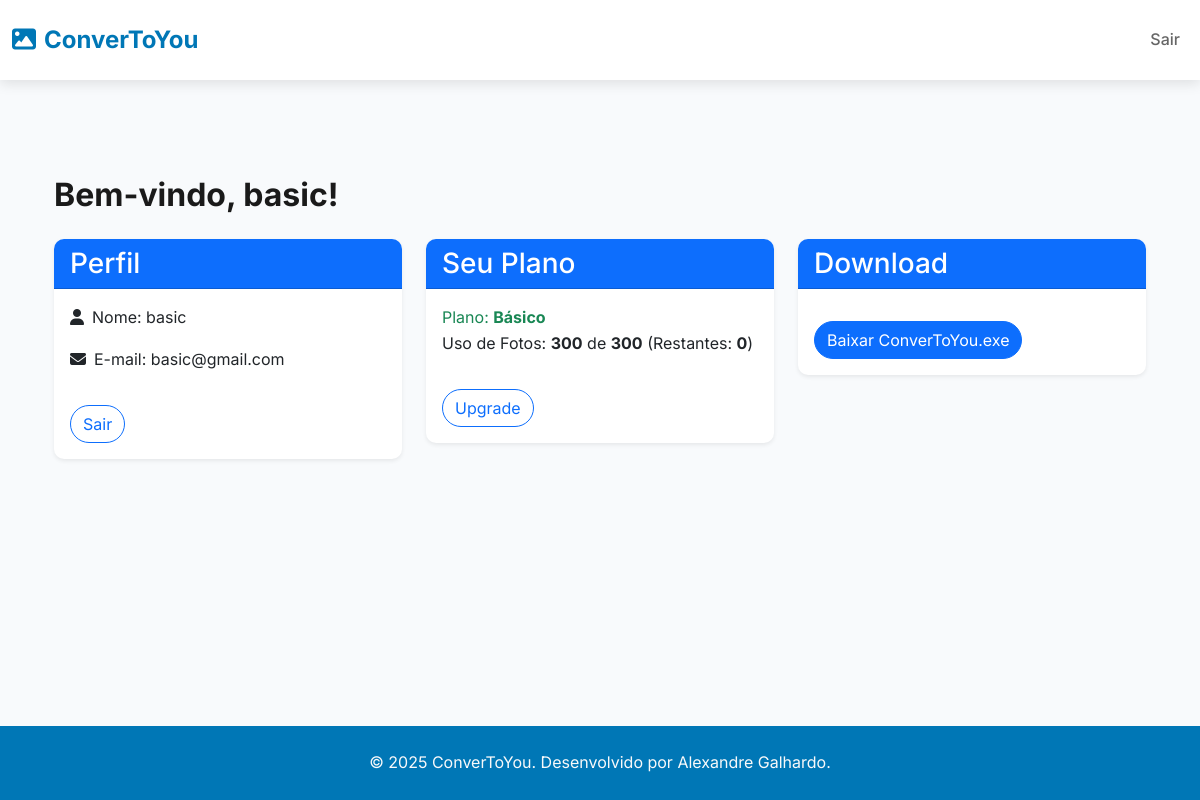
The app's page /dashboard (signed in) with its own data.
### tables this page shows
CREATE TABLE users (
            email TEXT PRIMARY KEY,
            name TEXT NOT NULL,
            password_hash TEXT NOT NULL,
            created_at TEXT NOT NULL,
            plan_name TEXT NOT NULL DEFAULT 'Básico',
            plan_status TEXT NOT NULL DEFAULT 'active'
        );

### WEBSITE/app.py (the view)
@app.route('/dashboard')
def dashboard():
    if 'user_email' not in session:
        flash('Faça login para acessar o dashboard.', 'warning')
        return redirect(url_for('login'))
    if is_admin(session['user_email']):
        return redirect(url_for('admin_dashboard'))
    user_name = get_user_name(session['user_email'])
    plan_name = session.get('plan_name', 'Básico')
    plan_status = session.get('plan_status', 'active')
    photo_count = session.get('photo_count', 0)
    limit = session.get('limit', 300)
    limit_display = limit if limit != float('inf') else 'ilimitadas'
    remaining = (limit - photo_count) if limit != float('inf') else 'ilimitadas'
    return render_template(
        'dashboard.html',
        user_name=user_name,
        planos=PLANOS,
        plan_name=plan_name,
        plan_status=plan_status,
        photo_count=photo_count,
        limit_display=limit_display,
        remaining=remaining
    )

### WEBSITE/database.py (called while the page is built)
def get_user_name(email):
    conn = sqlite3.connect(DATABASE)
    cursor = conn.cursor()
    cursor.execute('SELECT name FROM users WHERE email = ?', (email,))
    result = cursor.fetchone()
    conn.close()
    return result[0] if result else 'Usuário Desconhecido'

def is_admin(email):
    return email == 'admin@admin.com'

### WEBSITE/templates/dashboard.html
{% extends "base.html" %}
{% block content %}
<section class="dashboard py-5">
    <div class="container">
        <h2 class="fw-bold mb-4">Bem-vindo, {{ user_name }}!</h2>
        <div class="row g-4">
            <div class="col-md-4">
                <div class="card shadow-sm">
                    <div class="card-header bg-primary text-white">
                        <h3 class="card-title mb-0">Perfil</h3>
                    </div>
                    <div class="card-body">
                        <p><i class="fas fa-user me-2"></i>Nome: {{ user_name }}</p>
                        <p><i class="fas fa-envelope me-2"></i>E-mail: {{ session.user_email }}</p>
                        <a href="{{ url_for('logout') }}" class="btn btn-outline-primary mt-3">Sair</a>
                    </div>
                </div>
            </div>
            <div class="col-md-4">
                <div class="card shadow-sm">
                    <div class="card-header bg-primary text-white">
                        <h3 class="card-title mb-0">Seu Plano</h3>
                    </div>
                    <div class="card-body">
                        {% if plan_status == 'active' %}
                            <p class="text-success mb-0">Plano: <strong>{{ plan_name }}</strong></p>
                            <p>Uso de Fotos: <strong><span id="photo-count">{{ photo_count }}</span></strong> de <strong><span id="limit">{{ limit_display }}</span></strong> (Restantes: <strong><span id="remaining">{{ remaining }}</span></strong>)</p>
                        {% else %}
                            <p class="text-warning">Seu plano está inativo. Escolha um plano abaixo para continuar.</p>
                        {% endif %}
                        <a href="{{ url_for('upgrade') }}" class="btn btn-outline-primary mt-3">Upgrade</a>
                    </div>
                </div>
            </div>
            <div class="col-md-4">
                <div class="card shadow-sm">
                    <div class="card-header bg-primary text-white">
                        <h3 class="card-title mb-0">Download</h3>
                    </div>
                    <div class="card-body">
                        <a href="{{ url_for('download_convertoyou') }}" class="btn btn-primary mt-3">Baixar ConverToYou.exe</a>
                    </div>
                </div>
            </div>
        </div>
    </div>
</section>
{% endblock %}

### WEBSITE/static/css/styles.css (style rules this page uses)
:root { --primary-color: #0077b6; --secondary-color: #90e0ef; --text-dark: #1a1a1a; --text-light: #666; --background-light: #f8fafc; --white: #ffffff; --shadow: 0 4px 12px rgba(0, 0, 0, 0.1); --transition: all 0.3s ease; }
* { margin: 0; padding: 0; box-sizing: border-box; font-family: 'Inter', sans-serif; }
body { background-color: var(--background-light); color: var(--text-dark); line-height: 1.6; display: flex; flex-direction: column; min-height: 100vh; }
.dashboard .card { border: none; border-radius: 10px; }
.dashboard .card-header { border-radius: 10px 10px 0 0; }
.dashboard .btn-primary, .dashboard .btn-outline-primary { border-radius: 50px; }

### records on screen
users: name "basic", user_email "basic@gmail.com", plan_name "Básico"

### other values on screen
{{ photo_count }} "300"
{{ limit_display }} "300"
{{ remaining }} "0"
